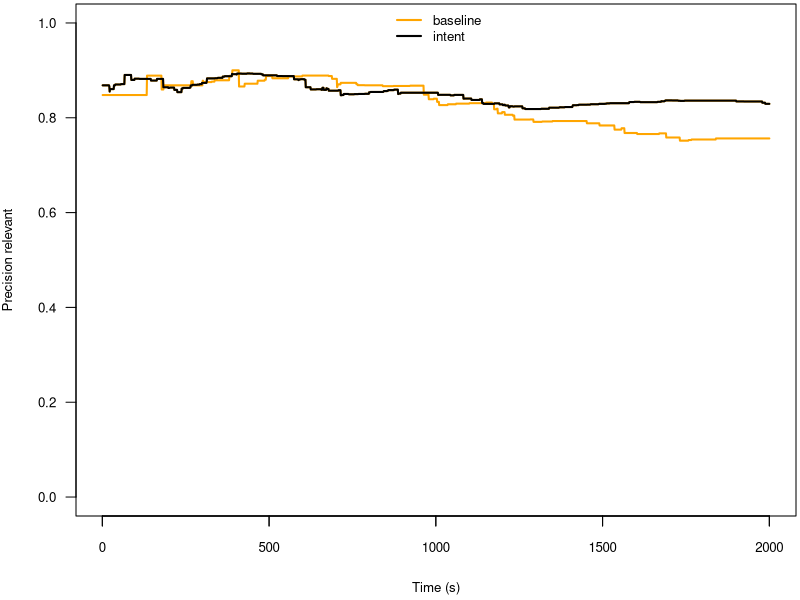
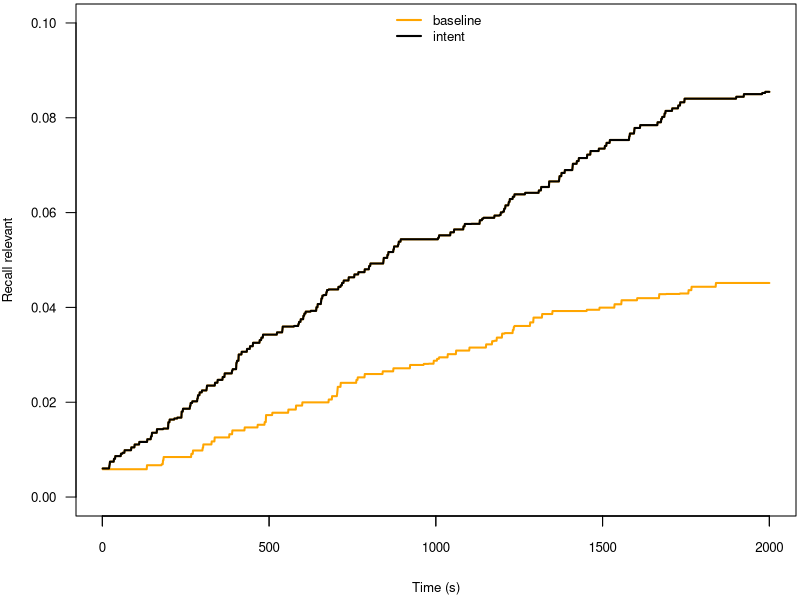
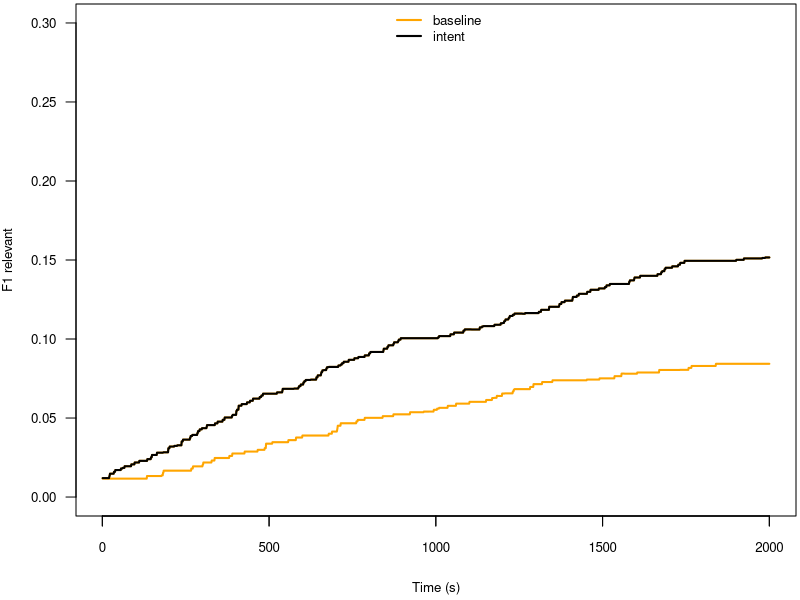

Generate these figures, in order, with R:
#TASK: precision of relevant
precision_relevant_baseline <- read.table("./relevant_precision_baseline_20.dat", header=FALSE, sep=";")
precision_relevant_baseline <-t(precision_relevant_baseline)
#precision_relevant_baseline
nrow(precision_relevant_baseline)
ncol(precision_relevant_baseline)
#ColBL <- colMeans(precision_relevant_baseline [,])
ColBL <- precision_relevant_baseline[nrow(precision_relevant_baseline),]
ColBL
NROW(ColBL)
NCOL(ColBL)

precision_relevant_stash <- read.table("./relevant_precision_stash_20.dat", header=FALSE, sep=";")
precision_relevant_stash <-t(precision_relevant_stash)
#precision_relevant_stash
nrow(precision_relevant_stash)
ncol(precision_relevant_stash)
ColIN <- precision_relevant_stash[nrow(precision_relevant_stash),]
NROW(ColIN)
NCOL(ColIN)
ColIN

mean(ColIN)
mean(ColBL)

wilcox.test(ColIN, ColBL, paired=FALSE) 

#PLOT DATA
NROW(precision_relevant_baseline)
NCOL(precision_relevant_baseline)
  

precision_relevant<- data.frame(rowMeans(precision_relevant_baseline [,]),rowMeans(precision_relevant_stash [,]))
nrow(precision_relevant)
ncol(precision_relevant)
names(precision_relevant) <- c("baseline","intent")
#print(precision_relevant)

#PLOT
plot_colors <- c( "orange", "black")
plot_colors
plot_colors[1]
plot_colors[2]
par(mar=c(4.2, 3.8, 0.2, 0.2))
plot(precision_relevant$intent, type="l", col=plot_colors[1], 
     ylim=c(0, 1), axes=F, ann=T, xlab="Time (s)",
     ylab="Precision relevant", cex.lab=0.8, lwd=2)
# ylim=range(precision_relevant)
# Make x axis tick marks without labels
axis(1, lab=F, cex.axis=0.8)
# Plot x axis with smaller horizontal labels 
axis(1, las=1, cex.axis=0.8)
# Plot y axis with smaller horizontal labels 
axis(2, las=1, cex.axis=0.8)
# Create box around plot
box()
# Graph suvs with thicker green dotted line

lines(precision_relevant$baseline, type="l", lty=1, lwd=2, 
      col=plot_colors[1])
lines(precision_relevant$intent, type="l", lty=1, lwd=2, 
      col=plot_colors[2])
# Create a legend in the top-left corner that is slightly  
# smaller and has no border
legend("top", names(precision_relevant), cex=0.8, col=plot_colors, 
       lty=1:1, lwd=2, bty="n");

# Turn off device driver (to flush output to PDF)
#dev.off()

# Restore default margins
par(mar=c(5, 4, 4, 2) + 0.1)

#TASK: recall of relevant

recall_relevant_baseline <- read.table("./relevant_recall_baseline_20.dat", header=FALSE, sep=";")
recall_relevant_baseline <-t(recall_relevant_baseline)
#precision_relevant_baseline
nrow(recall_relevant_baseline)
ncol(recall_relevant_baseline)
ColBL <-  recall_relevant_baseline[nrow(recall_relevant_baseline),]
ColBL

recall_relevant_stash <- read.table("./relevant_recall_stash_20.dat", header=FALSE, sep=";")
recall_relevant_stash <-t(recall_relevant_stash)
#precision_relevant_baseline
nrow(recall_relevant_stash)
ncol(recall_relevant_stash)
ColIN <-  recall_relevant_stash[nrow(recall_relevant_stash),]
ColIN

mean(ColIN)
mean(ColBL)

wilcox.test(ColIN, ColBL, paired=FALSE) 

#PLOT DATA
NROW(recall_relevant_baseline)
NCOL(recall_relevant_baseline)
mean(recall_relevant_baseline [nrow(recall_relevant_baseline),])
NROW(recall_relevant_stash)
NCOL(recall_relevant_stash)
mean(recall_relevant_stash [nrow(recall_relevant_stash),])
#mean(rowMeans(recall_relevant_baseline [,]))

#mean(rowMeans(recall_relevant_stash [,]))


recall_relevant<- data.frame("baseline"=rowMeans(recall_relevant_baseline [,]),"intent"=rowMeans(recall_relevant_stash [,]))
nrow(recall_relevant)
ncol(recall_relevant)
#names(recall_relevant) <- c("baseline","intent")
#print(precision_relevant)
summary(recall_relevant)

#PLOT
plot_colors <- c( "orange", "black")
par(mar=c(4.2, 3.8, 0.2, 0.2))
plot(recall_relevant$intent, type="l", col=plot_colors[1], 
     ylim=c(0, 0.1), axes=F, ann=T, xlab="Time (s)",
     ylab="Recall relevant", cex.lab=0.8, lwd=2)

# Make x axis tick marks without labels
axis(1, lab=F, cex.axis=0.8)
# Plot x axis with smaller horizontal labels 
axis(1, las=1, cex.axis=0.8)
# Plot y axis with smaller horizontal labels 
axis(2, las=1, cex.axis=0.8)
# Create box around plot
box()
# Graph suvs with thicker green dotted line

lines(recall_relevant$baseline, type="l", lty=1, lwd=2, 
      col=plot_colors[1])
lines(recall_relevant$intent, type="l", lty=1, lwd=2, 
      col=plot_colors[2])
# Create a legend in the top-left corner that is slightly  
# smaller and has no border
legend("top", names(recall_relevant), cex=0.8, col=plot_colors[], 
       lty=1:1, lwd=2, bty="n");
plot_colors[]
names(recall_relevant)
plot_colors[1]
plot_colors[2]
names(recall_relevant)[1]
names(recall_relevant)[2]
# Turn off device driver (to flush output to PDF)
#dev.off()

# Restore default margins
par(mar=c(5, 4, 4, 2) + 0.1)

#TASK F1 of relevant

f1_relevant_baseline <- read.table("./relevant_f1_baseline_20.dat", header=FALSE, sep=";")
f1_relevant_baseline <-t(f1_relevant_baseline)
#precision_relevant_baseline
nrow(f1_relevant_baseline)
ncol(f1_relevant_baseline)

ColBL <- f1_relevant_baseline[nrow(f1_relevant_baseline),]
ColBL

f1_relevant_stash <- read.table("./relevant_f1_stash_20.dat", header=FALSE, sep=";")
f1_relevant_stash <-t(f1_relevant_stash)
#precision_relevant_baseline
nrow(f1_relevant_stash)
ncol(f1_relevant_stash)
ColIN <- f1_relevant_stash[nrow(f1_relevant_stash),]
ColIN

wilcox.test(ColIN, ColBL, paired=FALSE) 

#PLOT DATA
NROW(f1_relevant_baseline)
NCOL(f1_relevant_baseline)


f1_relevant<- data.frame(rowMeans(f1_relevant_baseline [,]),rowMeans(f1_relevant_stash [,]))
nrow(f1_relevant)
ncol(f1_relevant)
names(f1_relevant) <- c("baseline","intent")
#print(precision_relevant)

#PLOT
plot_colors <- c( "orange", "black")
par(mar=c(4.2, 3.8, 0.2, 0.2))
plot(f1_relevant$intent, type="l", col=plot_colors[1], 
     ylim=c(0, 0.3), axes=F, ann=T, xlab="Time (s)",
     ylab="F1 relevant", cex.lab=0.8, lwd=2)

# Make x axis tick marks without labels
axis(1, lab=F, cex.axis=0.8)
# Plot x axis with smaller horizontal labels 
axis(1, las=1, cex.axis=0.8)
# Plot y axis with smaller horizontal labels 
axis(2, las=1, cex.axis=0.8)
# Create box around plot
box()
# Graph suvs with thicker green dotted line

lines(f1_relevant$baseline, type="l", lty=1, lwd=2, 
      col=plot_colors[1])
lines(f1_relevant$intent, type="l", lty=1, lwd=2, 
      col=plot_colors[2])
# Create a legend in the top-left corner that is slightly  
# smaller and has no border
legend("top", names(f1_relevant), cex=0.8, col=plot_colors, 
       lty=1:1, lwd=2, bty="n");

# Turn off device driver (to flush output to PDF)
#dev.off()

# Restore default margins
par(mar=c(5, 4, 4, 2) + 0.1)